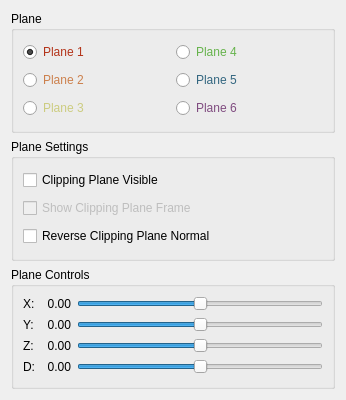
<?xml version="1.0" encoding="UTF-8"?>
<ui version="4.0">
 <class>ClippingPlanes</class>
 <widget class="QWidget" name="ClippingPlanes">
  <property name="geometry">
   <rect>
    <x>0</x>
    <y>0</y>
    <width>346</width>
    <height>400</height>
   </rect>
  </property>
  <property name="minimumSize">
   <size>
    <width>346</width>
    <height>400</height>
   </size>
  </property>
  <property name="windowTitle">
   <string>Clipping Planes</string>
  </property>
  <layout class="QVBoxLayout" name="verticalLayout">
   <item>
    <widget class="QGroupBox" name="groupBox_3">
     <property name="enabled">
      <bool>true</bool>
     </property>
     <property name="font">
      <font>
       <weight>50</weight>
       <bold>false</bold>
      </font>
     </property>
     <property name="title">
      <string>Plane</string>
     </property>
     <layout class="QGridLayout" name="gridLayout_2">
      <item row="0" column="0">
       <widget class="QRadioButton" name="plane1RadioButton_">
        <property name="palette">
         <palette>
          <active>
           <colorrole role="WindowText">
            <brush brushstyle="SolidPattern">
             <color alpha="255">
              <red>179</red>
              <green>51</green>
              <blue>25</blue>
             </color>
            </brush>
           </colorrole>
          </active>
          <inactive>
           <colorrole role="WindowText">
            <brush brushstyle="SolidPattern">
             <color alpha="255">
              <red>179</red>
              <green>51</green>
              <blue>25</blue>
             </color>
            </brush>
           </colorrole>
          </inactive>
          <disabled>
           <colorrole role="WindowText">
            <brush brushstyle="SolidPattern">
             <color alpha="255">
              <red>128</red>
              <green>128</green>
              <blue>128</blue>
             </color>
            </brush>
           </colorrole>
          </disabled>
         </palette>
        </property>
        <property name="text">
         <string>Plane 1</string>
        </property>
        <property name="checked">
         <bool>true</bool>
        </property>
        <attribute name="buttonGroup">
         <string notr="true">planeButtonGroup_</string>
        </attribute>
       </widget>
      </item>
      <item row="0" column="1">
       <widget class="QRadioButton" name="plane4RadioButton_">
        <property name="palette">
         <palette>
          <active>
           <colorrole role="WindowText">
            <brush brushstyle="SolidPattern">
             <color alpha="255">
              <red>102</red>
              <green>179</green>
              <blue>76</blue>
             </color>
            </brush>
           </colorrole>
          </active>
          <inactive>
           <colorrole role="WindowText">
            <brush brushstyle="SolidPattern">
             <color alpha="255">
              <red>102</red>
              <green>179</green>
              <blue>76</blue>
             </color>
            </brush>
           </colorrole>
          </inactive>
          <disabled>
           <colorrole role="WindowText">
            <brush brushstyle="SolidPattern">
             <color alpha="255">
              <red>128</red>
              <green>128</green>
              <blue>128</blue>
             </color>
            </brush>
           </colorrole>
          </disabled>
         </palette>
        </property>
        <property name="text">
         <string>Plane 4</string>
        </property>
        <attribute name="buttonGroup">
         <string notr="true">planeButtonGroup_</string>
        </attribute>
       </widget>
      </item>
      <item row="1" column="0">
       <widget class="QRadioButton" name="plane2RadioButton_">
        <property name="palette">
         <palette>
          <active>
           <colorrole role="WindowText">
            <brush brushstyle="SolidPattern">
             <color alpha="255">
              <red>204</red>
              <green>128</green>
              <blue>76</blue>
             </color>
            </brush>
           </colorrole>
          </active>
          <inactive>
           <colorrole role="WindowText">
            <brush brushstyle="SolidPattern">
             <color alpha="255">
              <red>204</red>
              <green>128</green>
              <blue>76</blue>
             </color>
            </brush>
           </colorrole>
          </inactive>
          <disabled>
           <colorrole role="WindowText">
            <brush brushstyle="SolidPattern">
             <color alpha="255">
              <red>128</red>
              <green>128</green>
              <blue>128</blue>
             </color>
            </brush>
           </colorrole>
          </disabled>
         </palette>
        </property>
        <property name="text">
         <string>Plane 2</string>
        </property>
        <attribute name="buttonGroup">
         <string notr="true">planeButtonGroup_</string>
        </attribute>
       </widget>
      </item>
      <item row="1" column="1">
       <widget class="QRadioButton" name="plane5RadioButton_">
        <property name="palette">
         <palette>
          <active>
           <colorrole role="WindowText">
            <brush brushstyle="SolidPattern">
             <color alpha="255">
              <red>51</red>
              <green>102</green>
              <blue>128</blue>
             </color>
            </brush>
           </colorrole>
          </active>
          <inactive>
           <colorrole role="WindowText">
            <brush brushstyle="SolidPattern">
             <color alpha="255">
              <red>51</red>
              <green>102</green>
              <blue>128</blue>
             </color>
            </brush>
           </colorrole>
          </inactive>
          <disabled>
           <colorrole role="WindowText">
            <brush brushstyle="SolidPattern">
             <color alpha="255">
              <red>128</red>
              <green>128</green>
              <blue>128</blue>
             </color>
            </brush>
           </colorrole>
          </disabled>
         </palette>
        </property>
        <property name="text">
         <string>Plane 5</string>
        </property>
        <attribute name="buttonGroup">
         <string notr="true">planeButtonGroup_</string>
        </attribute>
       </widget>
      </item>
      <item row="2" column="0">
       <widget class="QRadioButton" name="plane3RadioButton_">
        <property name="palette">
         <palette>
          <active>
           <colorrole role="WindowText">
            <brush brushstyle="SolidPattern">
             <color alpha="255">
              <red>204</red>
              <green>204</green>
              <blue>128</blue>
             </color>
            </brush>
           </colorrole>
          </active>
          <inactive>
           <colorrole role="WindowText">
            <brush brushstyle="SolidPattern">
             <color alpha="255">
              <red>204</red>
              <green>204</green>
              <blue>128</blue>
             </color>
            </brush>
           </colorrole>
          </inactive>
          <disabled>
           <colorrole role="WindowText">
            <brush brushstyle="SolidPattern">
             <color alpha="255">
              <red>128</red>
              <green>128</green>
              <blue>128</blue>
             </color>
            </brush>
           </colorrole>
          </disabled>
         </palette>
        </property>
        <property name="text">
         <string>Plane 3</string>
        </property>
        <attribute name="buttonGroup">
         <string notr="true">planeButtonGroup_</string>
        </attribute>
       </widget>
      </item>
      <item row="2" column="1">
       <widget class="QRadioButton" name="plane6RadioButton_">
        <property name="enabled">
         <bool>true</bool>
        </property>
        <property name="palette">
         <palette>
          <active>
           <colorrole role="WindowText">
            <brush brushstyle="SolidPattern">
             <color alpha="255">
              <red>128</red>
              <green>76</green>
              <blue>128</blue>
             </color>
            </brush>
           </colorrole>
          </active>
          <inactive>
           <colorrole role="WindowText">
            <brush brushstyle="SolidPattern">
             <color alpha="255">
              <red>128</red>
              <green>76</green>
              <blue>128</blue>
             </color>
            </brush>
           </colorrole>
          </inactive>
          <disabled>
           <colorrole role="WindowText">
            <brush brushstyle="SolidPattern">
             <color alpha="255">
              <red>128</red>
              <green>128</green>
              <blue>128</blue>
             </color>
            </brush>
           </colorrole>
          </disabled>
         </palette>
        </property>
        <property name="text">
         <string>Plane 6</string>
        </property>
        <property name="checked">
         <bool>false</bool>
        </property>
        <attribute name="buttonGroup">
         <string notr="true">planeButtonGroup_</string>
        </attribute>
       </widget>
      </item>
     </layout>
    </widget>
   </item>
   <item>
    <widget class="QGroupBox" name="groupBox_4">
     <property name="font">
      <font>
       <weight>50</weight>
       <bold>false</bold>
      </font>
     </property>
     <property name="title">
      <string>Plane Settings</string>
     </property>
     <layout class="QVBoxLayout" name="verticalLayout_2">
      <item>
       <widget class="QCheckBox" name="planeVisibleCheckBox_">
        <property name="text">
         <string>Clipping Plane Visible</string>
        </property>
       </widget>
      </item>
      <item>
       <widget class="QCheckBox" name="showPlaneFrameCheckBox_">
        <property name="enabled">
         <bool>false</bool>
        </property>
        <property name="toolTip">
         <string>BROKEN: See issue https://github.com/SCIInstitute/SCIRun/issues/2248</string>
        </property>
        <property name="accessibleDescription">
         <string/>
        </property>
        <property name="text">
         <string>Show Clipping Plane Frame</string>
        </property>
       </widget>
      </item>
      <item>
       <widget class="QCheckBox" name="reversePlaneNormalCheckBox_">
        <property name="text">
         <string>Reverse Clipping Plane Normal</string>
        </property>
       </widget>
      </item>
     </layout>
    </widget>
   </item>
   <item>
    <widget class="QGroupBox" name="groupBox_5">
     <property name="font">
      <font>
       <weight>50</weight>
       <bold>false</bold>
      </font>
     </property>
     <property name="title">
      <string>Plane Controls</string>
     </property>
     <layout class="QGridLayout" name="gridLayout_3">
      <item row="0" column="0">
       <widget class="QLabel" name="label">
        <property name="font">
         <font>
          <weight>50</weight>
          <bold>false</bold>
         </font>
        </property>
        <property name="text">
         <string>X:</string>
        </property>
       </widget>
      </item>
      <item row="0" column="2">
       <widget class="QSlider" name="xValueHorizontalSlider_">
        <property name="minimum">
         <number>-101</number>
        </property>
        <property name="maximum">
         <number>101</number>
        </property>
        <property name="orientation">
         <enum>Qt::Horizontal</enum>
        </property>
       </widget>
      </item>
      <item row="1" column="0">
       <widget class="QLabel" name="label_2">
        <property name="font">
         <font>
          <weight>50</weight>
          <bold>false</bold>
         </font>
        </property>
        <property name="text">
         <string>Y:</string>
        </property>
       </widget>
      </item>
      <item row="1" column="2">
       <widget class="QSlider" name="yValueHorizontalSlider_">
        <property name="minimum">
         <number>-101</number>
        </property>
        <property name="maximum">
         <number>101</number>
        </property>
        <property name="orientation">
         <enum>Qt::Horizontal</enum>
        </property>
       </widget>
      </item>
      <item row="2" column="0">
       <widget class="QLabel" name="label_3">
        <property name="font">
         <font>
          <weight>50</weight>
          <bold>false</bold>
         </font>
        </property>
        <property name="text">
         <string>Z:</string>
        </property>
       </widget>
      </item>
      <item row="2" column="2">
       <widget class="QSlider" name="zValueHorizontalSlider_">
        <property name="minimum">
         <number>-101</number>
        </property>
        <property name="maximum">
         <number>101</number>
        </property>
        <property name="orientation">
         <enum>Qt::Horizontal</enum>
        </property>
       </widget>
      </item>
      <item row="3" column="0">
       <widget class="QLabel" name="label_4">
        <property name="font">
         <font>
          <weight>50</weight>
          <bold>false</bold>
         </font>
        </property>
        <property name="text">
         <string>D:</string>
        </property>
       </widget>
      </item>
      <item row="3" column="2">
       <widget class="QSlider" name="dValueHorizontalSlider_">
        <property name="minimum">
         <number>-101</number>
        </property>
        <property name="maximum">
         <number>101</number>
        </property>
        <property name="orientation">
         <enum>Qt::Horizontal</enum>
        </property>
       </widget>
      </item>
      <item row="0" column="1">
       <widget class="QLabel" name="xSliderValueLabel_">
        <property name="sizePolicy">
         <sizepolicy hsizetype="Preferred" vsizetype="Preferred">
          <horstretch>0</horstretch>
          <verstretch>0</verstretch>
         </sizepolicy>
        </property>
        <property name="font">
         <font>
          <weight>50</weight>
          <bold>false</bold>
         </font>
        </property>
        <property name="text">
         <string>  0.00</string>
        </property>
       </widget>
      </item>
      <item row="1" column="1">
       <widget class="QLabel" name="ySliderValueLabel_">
        <property name="sizePolicy">
         <sizepolicy hsizetype="Preferred" vsizetype="Preferred">
          <horstretch>0</horstretch>
          <verstretch>0</verstretch>
         </sizepolicy>
        </property>
        <property name="font">
         <font>
          <weight>50</weight>
          <bold>false</bold>
         </font>
        </property>
        <property name="text">
         <string>  0.00</string>
        </property>
       </widget>
      </item>
      <item row="2" column="1">
       <widget class="QLabel" name="zSliderValueLabel_">
        <property name="sizePolicy">
         <sizepolicy hsizetype="Preferred" vsizetype="Preferred">
          <horstretch>0</horstretch>
          <verstretch>0</verstretch>
         </sizepolicy>
        </property>
        <property name="font">
         <font>
          <weight>50</weight>
          <bold>false</bold>
         </font>
        </property>
        <property name="text">
         <string>  0.00</string>
        </property>
       </widget>
      </item>
      <item row="3" column="1">
       <widget class="QLabel" name="dSliderValueLabel_">
        <property name="font">
         <font>
          <weight>50</weight>
          <bold>false</bold>
         </font>
        </property>
        <property name="text">
         <string>  0.00</string>
        </property>
       </widget>
      </item>
     </layout>
    </widget>
   </item>
  </layout>
 </widget>
 <resources/>
 <connections/>
 <buttongroups>
  <buttongroup name="planeButtonGroup_"/>
 </buttongroups>
</ui>
